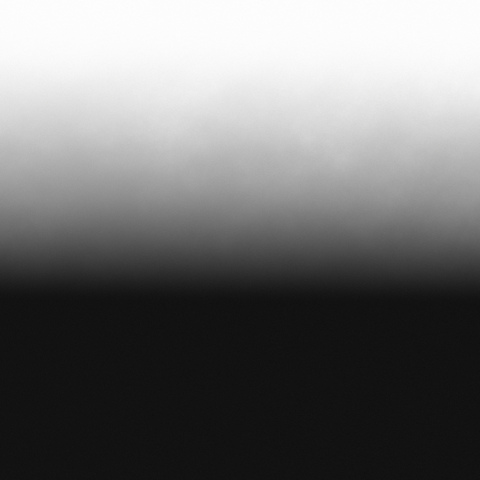
%> input picture images/white.jpeg, 480 x 480 px
$ octave b3.m   (GNU Octave 9; MATLAB toolbox functions it lacks are replaced by stand-ins)
%> lines starting %> are read from the running program, lines starting %| are printed output that depends on the picture; in (x1, y1, x2, y2) boxes, pixels count from 0 and x2, y2 are one past the last pixel; in counts of white or black regions, pixels touching at a corner belong together; the program's own positions count from 1
%uiopen('/Users/vamshi/Desktop/3b experiment/white.jpeg',1)
%liver =double(imread('white.jpeg'));
clear
clc
whit = imread('white.jpeg');
%> whit is the input picture: size 480x480x3 uint8; mean R, G, B 113.8, 113.8, 113.8
white =rgb2gray(whit);
[x, y] = size(white)
%> x = 480; y = 480
xx = x.*rand(30,1)
yy = y.*rand(30,1)
imshow(white)
hold on
voronoi(xx,yy)
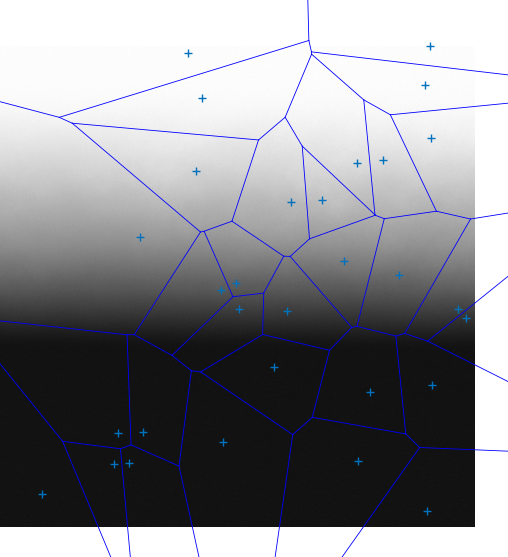
%> figure redrawn from the program's plot data
for i = 2
    xx(:,i) = yy(:,i-1)
end

[v,c] = voronoin([xx])

% for i = 1:length(c)
%     disp(c{i})
%
% end
for j = 1:length(c)
    k = 0;
    for i = 1:length(c{j})
        m = c{j}(1,i);
        vx(i) = v(m,1);
        vy(i) = v(m,2);
        if isinf(vx(i))
            k = 1;
            break;
        end
    end
    if k == 1
        continue;
    end
    temp_roipoly = roipoly(white,vx,vy);
    temp_Inew = white.*uint8(temp_roipoly);
    %hold on
    figure,imshow(temp_Inew)
    Ineww = temp_Inew(temp_Inew > 0);
    %%%figure,imhist(Ineww)
    clear temp_roipoly temp_Inew vx vy Ineww;
end
%> this loop made 30 passes
%> pass 1, `temp_roipoly = roipoly(white,vx,vy);`:
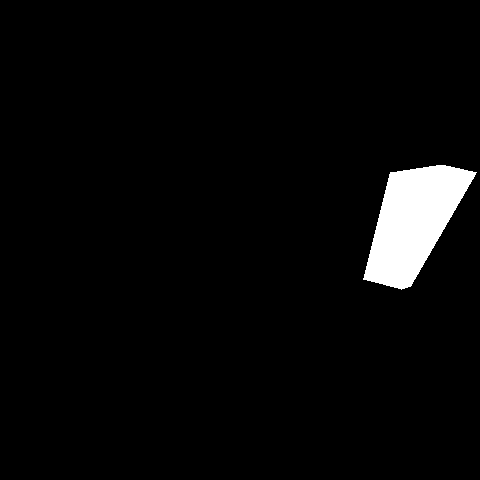
%> temp_roipoly: size 480x480 logical; 3.5% white; 1 white region, box (x1, y1, x2, y2) and area: (363, 165, 477, 290) 8072
%> pass 1, `temp_Inew = white.*uint8(temp_roipoly);`:
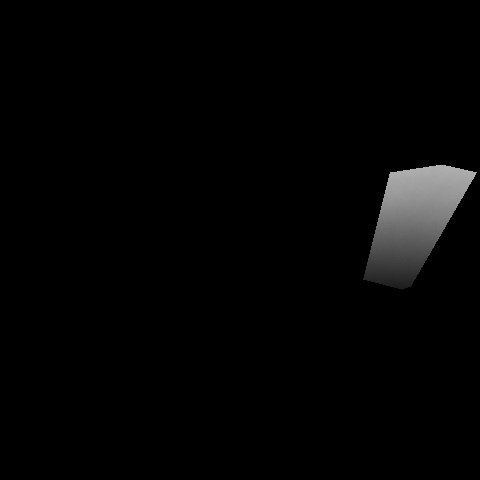
%> temp_Inew: size 480x480 uint8; min 0, max 176, mean 4.1
%> pass 2, `temp_roipoly = roipoly(white,vx,vy);`:
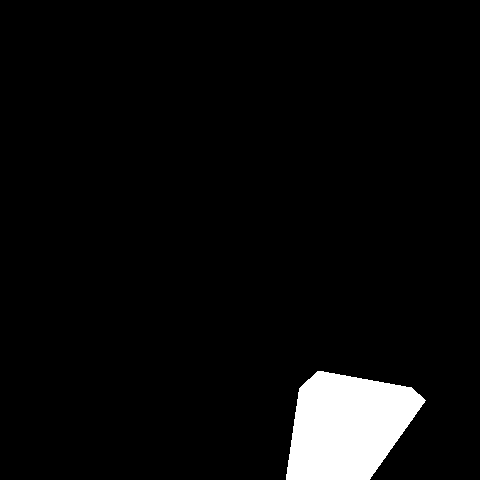
%> temp_roipoly: size 480x480 logical; 4.8% white; 1 white region, box (x1, y1, x2, y2) and area: (286, 371, 426, 480) 10975
%> pass 2, `temp_Inew = white.*uint8(temp_roipoly);`:
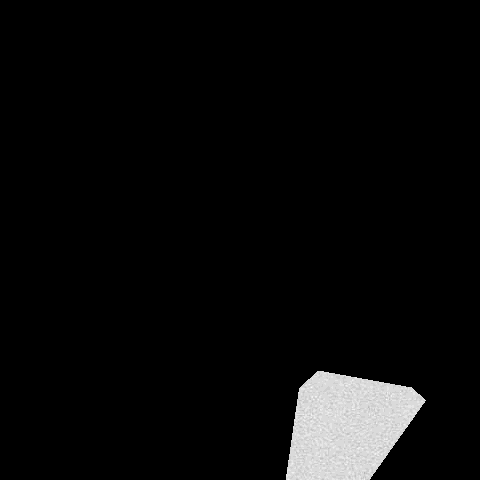
%> temp_Inew: size 480x480 uint8; min 0, max 21, mean 0.9; drawn with min black and max white


% [6 lines of commented-out code are left out]
